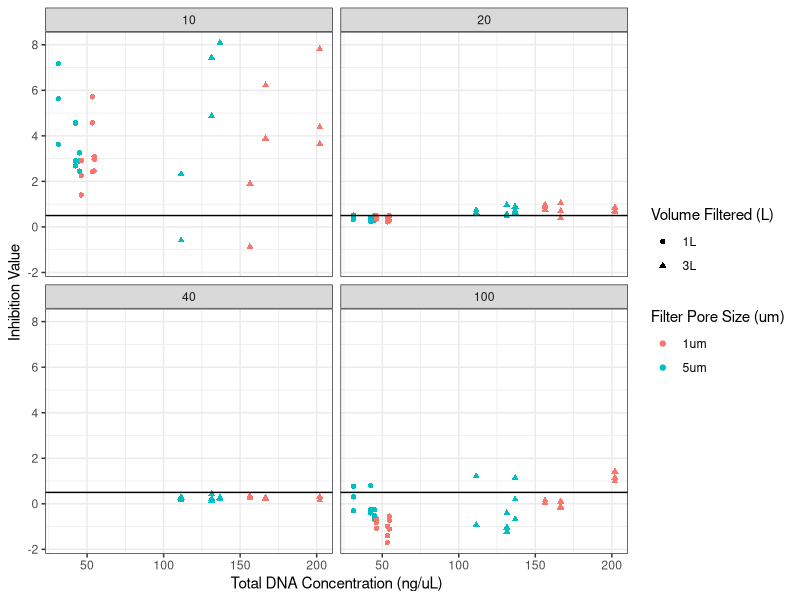
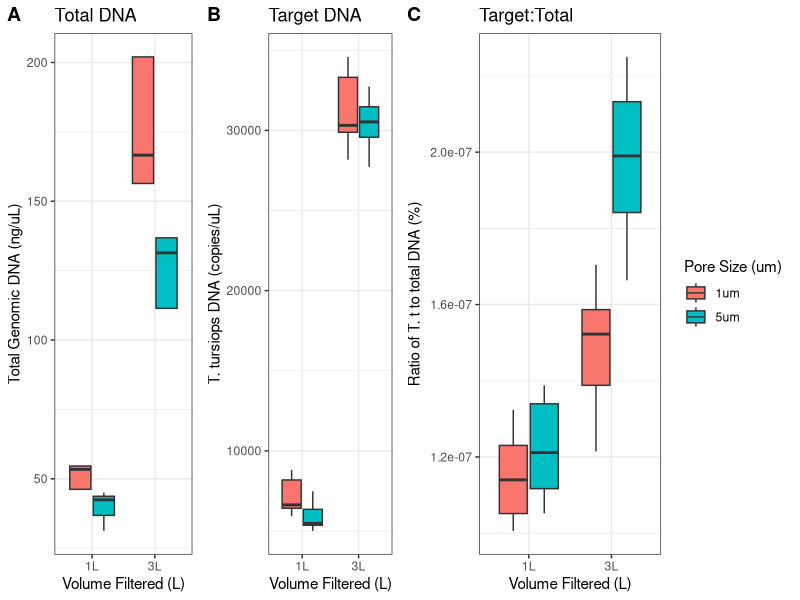
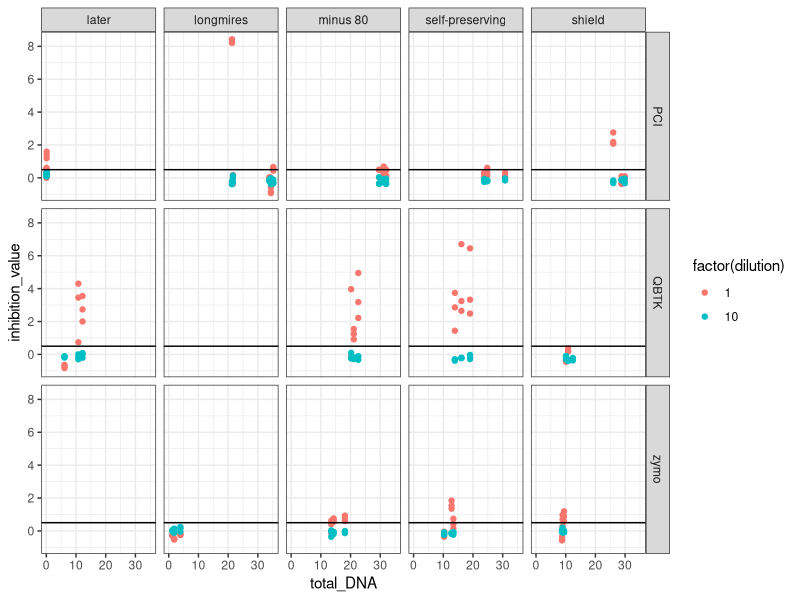
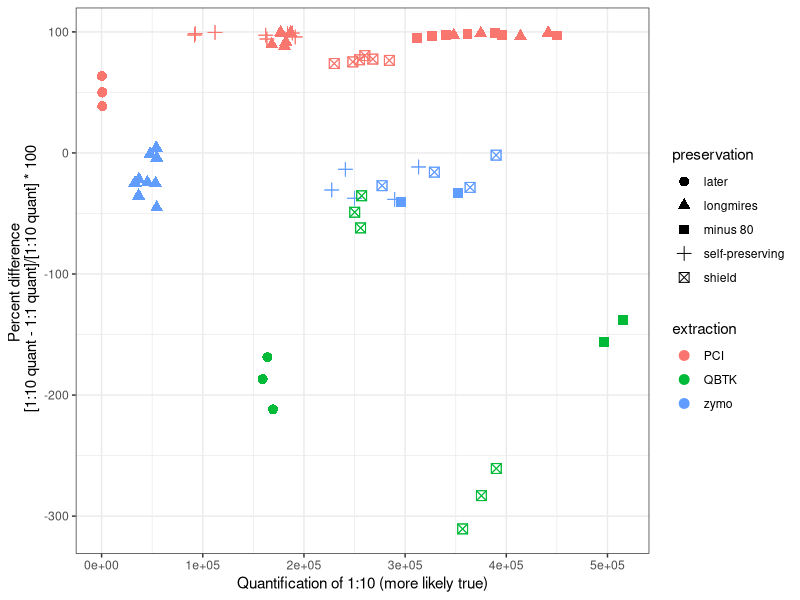
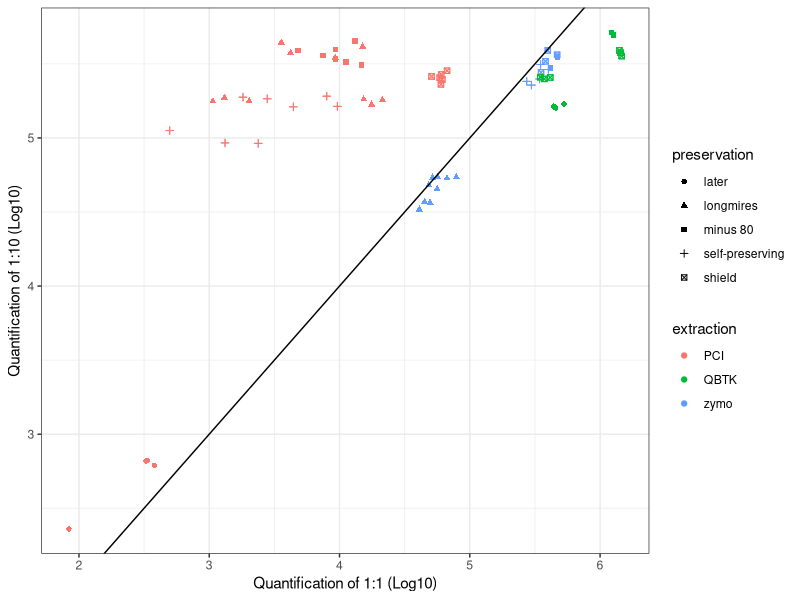
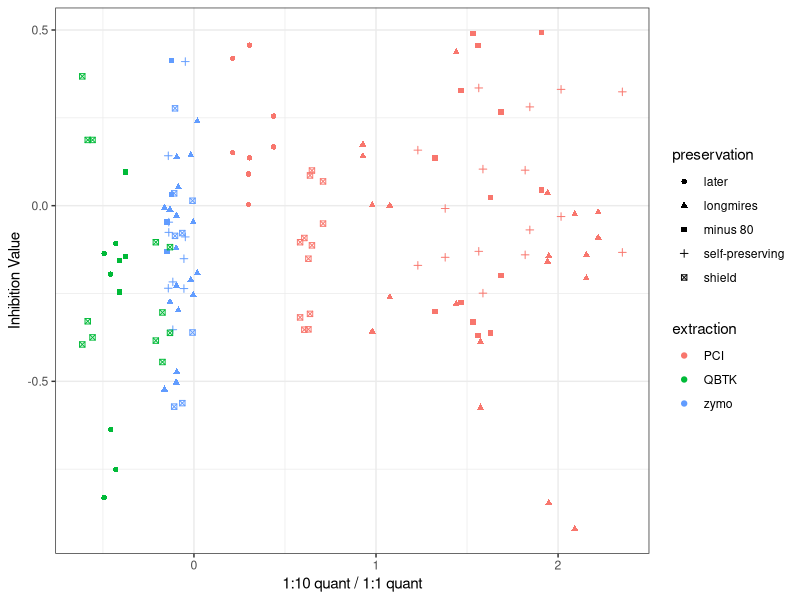
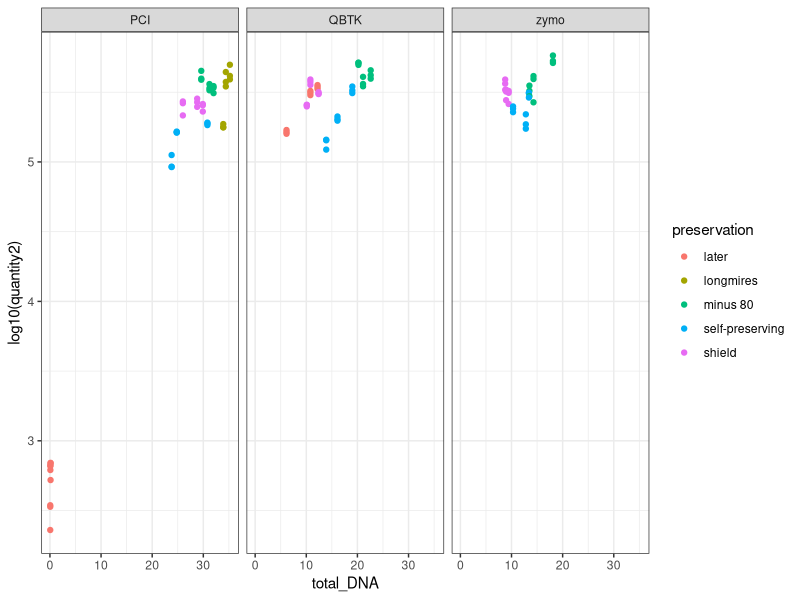
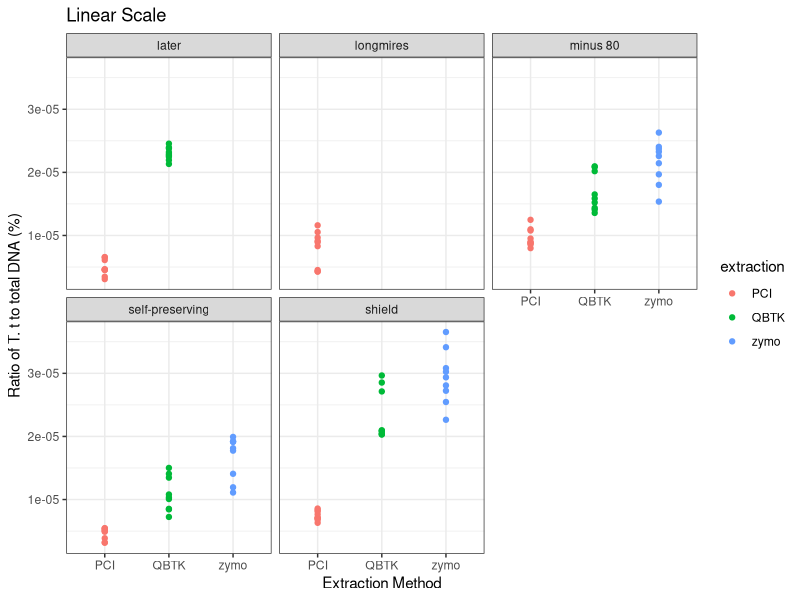

Write R code to recreate these figures, in order.
## ---- chunk 1
library(tidyverse)
library(ggplot2)
library(here)
library(cowplot)
## ---- chunk 2

## ---- chunk 3
v_ps_raw <- read.csv(here("data","MURI_Module1_datasheets - 01_bangor_fielddeployment1_Sept2022.csv"))

v_ps <- v_ps_raw %>% 
  filter(task == "filter_vol") %>% # only keep samples used for the pore size x volume comparison 
  filter(extraction == "PC") %>% # we collected a few via Smith Root and extracted with Qiagen, remove
  select(c(lab_ID, rep, filter_size, vol_filtered, dilution_factor, DNA_20_conc, DNA_total_conc, Tt_Ct, 
           Tt_conc, Tt_total_conc, IPC_CT, IPC_meanNTC, IPC_meanNTC_SD, inhibition_value, inhibited, use))

## NOTE: go back to raw later and get stats for efficiency, LOD, etc. for all runs

# fill in total DNA for all samples 
v_ps_qubit <- v_ps %>% 
  select(c(lab_ID, DNA_total_conc)) %>% 
  drop_na(DNA_total_conc) %>% 
  distinct() # there are multiple per row because of multiple dilutions - just need one per sample here 

v_ps2 <- v_ps %>% 
  left_join(v_ps_qubit %>% rename(total_DNA=DNA_total_conc), by= "lab_ID") %>% 
  select(c(lab_ID, total_DNA, inhibition_value, dilution_factor, filter_size, vol_filtered)) %>% 
  mutate(inhibition_value = as.numeric(inhibition_value)) %>% 
  mutate(total_DNA = as.numeric(total_DNA))

ggplot(v_ps2, aes(x=total_DNA, y=inhibition_value, 
                 shape = vol_filtered, color = filter_size)) + 
  geom_point() + 
  facet_wrap(~dilution_factor) +
  theme_bw() + 
  geom_hline(yintercept=0.5) + 
  labs(x="Total DNA Concentration (ng/uL)", y= "Inhibition Value", shape ="Volume Filtered (L)", color = "Filter Pore Size (um)")

## ---- chunk 4

v_ps_tt <- v_ps %>% 
  filter(use == 1) %>% # only use the non-inhibited samples for actual quants of t tursiops 
  filter(inhibited == 0) # looks like a few inhibited slipped through so get rid of those guys for now 
  
v_ps_total_box <- ggplot(v_ps_tt, aes(x=vol_filtered, y=DNA_total_conc, fill=filter_size)) + 
  geom_boxplot() + 
  labs(y="Total Genomic DNA (ng/uL)", x = "Volume Filtered (L)", title="Total DNA") + 
  theme_bw() + 
  guides(fill=FALSE)

v_ps_tt_box <- ggplot(v_ps_tt, aes(x=vol_filtered, y=Tt_total_conc, fill=filter_size)) + 
  geom_boxplot() + 
  theme_bw() + 
  labs(y="T. tursiops DNA (copies/uL)", x = "Volume Filtered (L)", title = "Target DNA", fill="Filter Pore Size (um)") + 
  guides(fill=FALSE)

## NOW RATIO!!! 
v_ps_tt <- v_ps_tt %>% 
  mutate(DNA_total_copies_ul = (DNA_total_conc*6.022E23)/(80*618*10E9)) %>% 
  mutate(ratio_tt_total = (Tt_total_conc/DNA_total_copies_ul))

## target is 80 bp - use NEB https://nebiocalculator.neb.com/#!/dsdnaamt
## 1.132e+10 copies of target = 1 ng of target --- OLD
### instead use general 816 g/mol for average bp 


v_ps_ratio_box <- ggplot(v_ps_tt, aes(x=vol_filtered, y=ratio_tt_total, fill=filter_size)) + 
  geom_boxplot() + 
  theme_bw() + 
  labs(y="Ratio of T. t to total DNA (%)", x = "Volume Filtered (L)", title = "Target:Total", fill="Pore Size (um)")

# put plots next to each other 
plot_grid(v_ps_total_box, v_ps_tt_box,v_ps_ratio_box, 
          labels = c("A", "B", "C"),
          ncol = 3, nrow = 1, rel_widths = c(1,1,2))

# some summary statistics of the box plots 
v_ps_tt_summary <- v_ps_tt %>% 
  group_by(filter_size, vol_filtered) %>% 
  summarize(n=n(),
            mean_total_DNA = mean(DNA_total_conc), sd_total_DNA = sd(DNA_total_conc), 
            mean_tt_DNA = mean(Tt_total_conc), sd_tt_DNA = sd(Tt_total_conc),
            mean_ratio = mean(ratio_tt_total), sd_ratio = sd(ratio_tt_total)) %>% 
  mutate(total_cv = sd_total_DNA/mean_total_DNA) %>% 
  mutate(tt_cv = sd_tt_DNA/mean_tt_DNA) %>% 
  mutate(ratio_cv = sd_ratio/mean_ratio)

rmarkdown::paged_table(v_ps_tt_summary)
## ---- chunk 5

p_e_raw <- read.csv(here("data","MURI_Module1_datasheets - 06_matrix_Mar2023.csv"))

## ---- chunk 6
p_e_inhib <- p_e_raw %>% 
  filter(filter_v_liq == "filter") %>% # only keep samples used filter 
  mutate(quantity=as.numeric(quantity)) %>% 
  mutate(quantity2=dilution*quantity) %>% 
  mutate(total_DNA=as.numeric(total_DNA)) %>% 
  mutate(inhibition_value=as.numeric(inhibition_value))

ggplot(p_e_inhib, aes(x=total_DNA, y=inhibition_value, color=factor(dilution))) +
  geom_point() + 
  geom_hline(yintercept=0.5) + 
  facet_grid(~extraction ~preservation) + 
  theme_bw()

# Basically for the same sample, bio rep, and tech rep, if 1:1 and 1:10 both say not inhibited, does the quant give you the same target when you multiply the 1:10 by 10

p_e_not_inhib_simple <- p_e_inhib %>% 
  filter(inhibited == 0) %>% 
  drop_na(quantity2) %>% 
  select(c(sample, bio_rep, tech_rep, dilution, preservation, extraction, quantity, inhibition_value, quantity2)) %>% 
  unite(sample_bio_tech, c(sample, bio_rep, tech_rep), remove=FALSE)

keep_pairs <- p_e_not_inhib_simple %>% 
  group_by(sample, bio_rep, tech_rep) %>% 
  summarize(n=n()) %>% 
  filter(n==2) %>% 
  unite(sample_bio_tech, c(sample, bio_rep, tech_rep))

t <- p_e_not_inhib_simple %>% 
  filter(sample_bio_tech %in% keep_pairs$sample_bio_tech) %>% 
  select(c(sample_bio_tech, dilution, quantity2)) %>% 
  pivot_wider(names_from = dilution, values_from=quantity2) %>% 
  rename(d1="1",d10="10") %>% 
  mutate(diffquant = d10-d1) %>% 
  mutate(diffquant_percent = diffquant/d10*100)
  
# ggplot(p_e_not_inhib, aes(x=extraction, y=quantity2, color=factor(dilution))) +
#   geom_point() + 
#   facet_grid(~preservation) + 
#   theme_bw()

# ggplot(t, aes(x=log10(d1), y=log10(d10))) +
#   geom_point() + 
#   labs(x="Quantification of 1:1 (Log10)", y="Quantification of 1:10 (Log10)") +
#   geom_abline(slope=1, intercept=0) +
#   theme_bw()
  

t2 <- t %>% 
  left_join(p_e_not_inhib_simple, by = "sample_bio_tech")

ggplot(t2, aes(x=d10, y=diffquant_percent, shape=preservation, color=extraction)) +
  geom_point(size=3) + 
  labs(x="Quantification of 1:10 (more likely true)", y="Percent difference \n [1:10 quant - 1:1 quant]/[1:10 quant] * 100") + 
  theme_bw()

ggplot(t2, aes(x=log10(d1), y=log10(d10), color=extraction, shape=preservation)) +
  geom_point() + 
  labs(x="Quantification of 1:1 (Log10)", y="Quantification of 1:10 (Log10)") + 
  geom_abline(slope=1, intercept=0) +
  theme_bw()

t3 <- t2 %>% 
  mutate(d10_d1 = d10/d1)

ggplot(t3, aes(x=log10(d10_d1), y=inhibition_value, color=extraction, shape=preservation)) +
  geom_point() + 
  labs(x="1:10 quant / 1:1 quant", y="Inhibition Value") + 
  theme_bw()

## ---- chunk 7
p_e <- p_e_raw %>% 
  filter(filter_v_liq == "filter") %>% # only keep samples used filter 
  filter(smithroot_v_vaccum == "SR") %>% # only keep samples filtered on site 
  filter(inhibited==0) %>% # for now, only keep things not inhibited 
  mutate(quantity=as.numeric(quantity)) %>% 
  mutate(quantity2=dilution*quantity) %>% 
  mutate(total_DNA=as.numeric(total_DNA)) %>% 
  mutate(DNA_total_copies_ul = (total_DNA*6.022E23)/(80*618*10E9)) %>% 
  mutate(ratio_tt_total = (quantity2/DNA_total_copies_ul)) %>% 
  filter(dilution==10) # for now, just use 1:10 dilutions so we don't double count 

ggplot(p_e, aes(x=total_DNA, y=log10(quantity2), color=preservation)) + 
  geom_point() + 
  facet_wrap(~extraction) + 
  theme_bw()
  
ggplot(p_e, aes(x=extraction, y=ratio_tt_total, color=extraction)) + 
  geom_point() + 
  facet_wrap(~preservation) + 
  theme_bw() + 
  labs(y="Ratio of T. t to total DNA (%)", x = "Extraction Method", title = "Linear Scale", fill="Preservation Method")  +
  guides(fill=FALSE)


ggplot(p_e, aes(x=extraction, y=log10(ratio_tt_total), fill=preservation)) + 
  geom_boxplot() + 
  theme_bw() + 
  labs(y="Log10 Ratio of T. t to total DNA (%)", x = "Extraction Method", title = "Log10 Scale", fill="Preservation Method") 


p1 <-  ggplot(p_e, aes(x=preservation, y=total_DNA, fill=extraction)) + 
  geom_boxplot() + 
  theme_bw() + 
  labs(y="ng/uL", x = " ", title = "Total DNA",  fill="Extraction Method")

p2 <-  ggplot(p_e, aes(x=preservation, y=log10(quantity2), fill=extraction)) + 
  geom_boxplot() + 
  theme_bw() + 
  labs(y="Log10 copies/uL", x = " ", title = "Target DNA", fill="Extraction Method") 

p3 <-  ggplot(p_e, aes(x=preservation, y=ratio_tt_total, fill=extraction)) + 
  geom_boxplot() + 
  theme_bw() + 
  labs(y="Ratio", x = "Preservation Method", title = "Ratio Target:Total DNA", fill="Extraction Method")

  
# # put plots next to each other 
plot_grid(p1, p2, p3,
          labels = c("A", "B", "C"),
          ncol = 1, nrow = 3, rel_widths = c(.8,1.5,.8))

ggsave(here("3panel.png"),width=6,height=8, units="in")

## ---- chunk 8

bio_var <- p_e_raw %>% 
  filter(filter_v_liq == "filter") %>% # don't use any of the liquid 
  filter(smithroot_v_vaccum == "SR") %>% # for now just use smith root.... 
  filter(inhibited==0) %>% # only keep not inhibited sample
  filter(dilution==10) # keep only 1:10 dilutions (in case 1:1 and 1:10 were both not inhibited)

ggplot(bio_var, aes(x=extraction, y=log10(quantity), fill=preservation)) + 
  geom_boxplot() 

bio_var_stats <- bio_var %>% 
  group_by(extraction,preservation) %>% 
  summarize(n=n(), meanconc = mean(quantity), sdconc=sd(quantity)) %>% 
  mutate(cv = sdconc/meanconc)

compare_homogenized <- v_ps %>% 
  filter(filter_size == "5um") %>% 
  filter(vol_filtered == "3L") %>% 
  filter(use==1) %>% 
  summarize(n=n(), meanconc = mean(Tt_total_conc), sdconc=sd(Tt_total_conc)) %>% 
  mutate(cv = sdconc/meanconc)
  

ggplot(bio_var_stats, aes(x=extraction, y=cv, color=preservation)) + 
  geom_point() +
  theme_bw() + 
  labs(x="Extraction Method", y="Coefficient of Variation", color="Preservation")

ggplot(bio_var_stats, aes(x=extraction, y=meanconc, color=preservation)) + 
  geom_point(position=position_dodge(0.5)) +
  geom_errorbar(aes(ymin=meanconc-sdconc, ymax=meanconc+sdconc), width=.2,
                 position=position_dodge(0.5)) + 
  theme_bw() + 
  labs(x="Extraction Method", y="Mean Conc. (copies/uL)", color="Preservation") + 
  annotate("text", label="n = 9 (3 bio x 3 tech reps each)", y=2500,x=2.5 )

ggplot(bio_var_stats, aes(x=preservation, y=cv, shape=extraction, color=extraction)) + 
  geom_point(position=position_dodge(0.5), size=4) +
  # geom_errorbar(aes(ymin=meanconc-sdconc, ymax=meanconc+sdconc), width=.2,
  #                position=position_dodge(0.5)) + 
  theme_bw() + 
  geom_hline(yintercept=compare_homogenized$cv, linetype="longdash") + 
  labs(x="Preservation Method", y="Coefficient of Variation", color="Extraction Method") 


## ---- chunk 9
p_e_times <- read.csv(here("data","MURI_Module1_qPCR_metadata - Sheet35.csv"))

pe_times <- p_e_times %>% 
  select(c(lab_ID, reference, time_collected, onsite_or_offsite, time_filtered, field_notes, field_ID)) %>% 
  rename(sample=lab_ID)

bio_var <- bio_var %>% 
  left_join(pe_times, by="sample") %>% 
  mutate(field_ID = as.numeric(field_ID))

ggplot(bio_var, aes(x=field_ID, y=log10(quantity), shape=extraction, color=preservation)) + 
  geom_point() +
  #facet_wrap(~extraction) +
  theme_bw() + 
  labs(x="Field Collection Order", y="Log10 Concentration (copies/uL)")
  

## ---- chunk 10

vps_biovar <- v_ps_raw %>% 
  filter(task == "filter_vol") %>% # only keep samples used for the pore size x volume comparison 
  filter(extraction == "PC") %>% # we collected a few via Smith Root and extracted with Qiagen, remove
  group_by(lab_ID, rep) %>% 
  slice_max(dilution_factor)

ggplot(vps_biovar, aes(x=filter_size, y=Tt_total_conc, fill=vol_filtered)) + 
  geom_boxplot() + 
  theme_bw() 

ggplot(vps_biovar, aes(x=filter_size, y=log10(Tt_total_conc), fill=vol_filtered)) + 
  geom_boxplot() + 
  theme_bw() 

## ---- chunk 11

testlm <- glm(inhibition_value ~ preservation + extraction,
  data = p_e_not_inhib_simple)


v_ps_lm <- v_ps_tt %>% 
  mutate(vol1 = str_extract(vol_filtered, "[0-9]+")) %>% 
  mutate(ps1 = str_extract(filter_size, "[0-9]+")) 
  
lm(inhibition_value ~ vol1 + ps1 , 
    data = v_ps_lm)

## ---- chunk 12

v_ps_merge <- v_ps_tt %>% 
  select(c(lab_ID, rep, filter_size, vol_filtered, DNA_total_conc, Tt_total_conc, ratio_tt_total)) %>% 
  mutate(preservation="longmires") %>% 
  mutate(extraction="PCI") %>% 
  mutate(experiment="v_ps") %>% 
  mutate(homogenized = 1) %>% 
  rename(sample=lab_ID, tech_rep=rep) %>% 
  mutate(filter_size=as.numeric(str_extract(filter_size, "[0-9]+"))) %>% 
  mutate(vol_filtered=as.numeric(str_extract(vol_filtered, "[0-9]+")))

p_e_merge <- p_e %>% 
  select(c(sample, tech_rep, preservation, extraction, total_DNA, quantity2, ratio_tt_total)) %>% 
  mutate(filter_size=5) %>% 
  mutate(vol_filtered=3) %>% 
  mutate(experiment="p_e") %>% 
  mutate(homogenized = 0) %>% 
  rename(DNA_total_conc=total_DNA, Tt_total_conc=quantity2)

experiments_merged2 <- rbind(v_ps_merge, p_e_merge)

write_rds(experiments_merged2, file=here("data","experiments_merged.RDS"))
